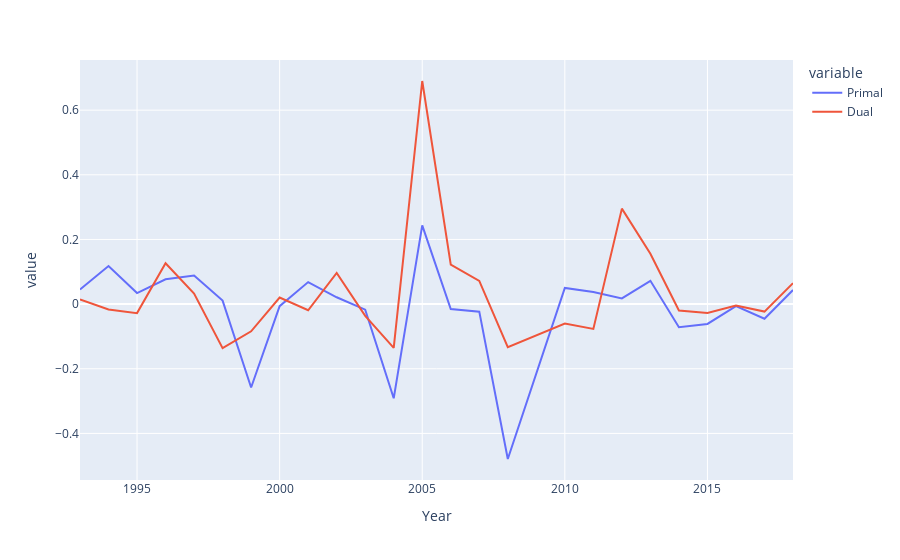

The notebook cell saved with this chart:
### Code cell
px.line(tfpg.reset_index().melt(id_vars='Year'), x='Year', y='value', color='variable')

### Figure 1 — Plotly figure (JSON) as saved in the notebook; plotly's stock layout.template omitted (floating-point values rounded to 4 significant figures)
{"data": [{"hovertemplate": "variable=Primal<br>Year=%{x}<br>value=%{y}<extra></extra>", "legendgroup": "Primal", "line": {"color": "#636efa", "dash": "solid"}, "mode": "lines", "name": "Primal", "orientation": "v", "showlegend": true, "type": "scatter", "x": [1993, 1994, 1995, 1996, 1997, 1998, 1999, 2000, 2001, 2002, 2003, 2004, 2005, 2006, 2007, 2008, 2010, 2011, 2012, 2013, 2014, 2015, 2016, 2017, 2018], "xaxis": "x", "y": [0.04524, 0.1178, 0.03416, 0.07677, 0.08816, 0.01097, -0.2578, -0.006454, 0.06806, 0.02122, -0.01716, -0.2913, 0.2438, -0.01495, -0.02334, -0.4791, 0.05016, 0.0372, 0.01762, 0.07206, -0.07133, -0.06129, -0.006224, -0.0451, 0.04362], "yaxis": "y"}, {"hovertemplate": "variable=Dual<br>Year=%{x}<br>value=%{y}<extra></extra>", "legendgroup": "Dual", "line": {"color": "#EF553B", "dash": "solid"}, "mode": "lines", "name": "Dual", "orientation": "v", "showlegend": true, "type": "scatter", "x": [1993, 1994, 1995, 1996, 1997, 1998, 1999, 2000, 2001, 2002, 2003, 2004, 2005, 2006, 2007, 2008, 2010, 2011, 2012, 2013, 2014, 2015, 2016, 2017, 2018], "xaxis": "x", "y": [0.01483, -0.01653, -0.02786, 0.1263, 0.03249, -0.1363, -0.08411, 0.0204, -0.01898, 0.09638, -0.03633, -0.1354, 0.6902, 0.1218, 0.07184, -0.1334, -0.0604, -0.07672, 0.2953, 0.156, -0.01964, -0.02722, -0.004728, -0.02316, 0.06469], "yaxis": "y"}], "layout": {"legend": {"title": {"text": "variable"}, "tracegroupgap": 0}, "margin": {"t": 60}, "xaxis": {"anchor": "y", "domain": [0, 1], "title": {"text": "Year"}}, "yaxis": {"anchor": "x", "domain": [0, 1], "title": {"text": "value"}}}}
